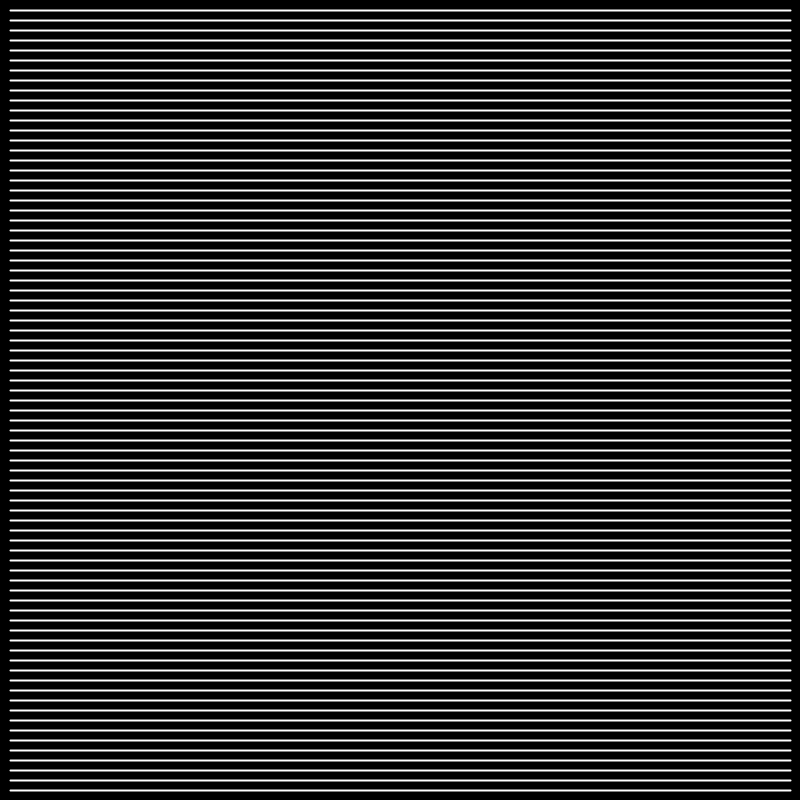
Frame 1 (no input)
Frame 2 (the mouse pressed at the canvas centre, redrawn once): identical to frame 1, image omitted

The Processing sketch that drew this single still picture (run headless with seeded random() and noise(); the mouse was pressed at the canvas centre and the sketch redrawn once):

// Processing sketch: week10_alptugan_Joy_Division_Cover_09
// ── week10_alptugan_Joy_Division_Cover_09.pde
// https://blogs.scientificamerican.com/sa-visual/pop-culture-pulsar-origin-story-of-joy-division-s-unknown-pleasures-album-cover-video/

int step;
int lSize;
float [] xArr; // Array of x points
float [] yArr; // Array of y points

void setup() {
  surface.setLocation(0, 0);
  size(800, 800);
  background(0);

  smooth(); 

  strokeWeight(2);
  step = 10;
  lSize = width;

  // init arrays to hold coordinates to create lines
  xArr = new float[lSize];
  yArr = new float[lSize];

  noLoop();
}


void draw() {
  background(0); 
  noFill();
  stroke(255);
  
  // Assign values to arrays
  for (int i = step; i <= height - step; i += step) {
    //var line = [];
    beginShape();
    for (int j = step; j <= lSize - step; j+= step) {
      //var point = {x: j, y: i};
      //line.push(point);
      float x = j;
      float y = i;
      vertex(x,y);
    } 
    endShape();
    //lines.push(line);
  }
}

void mousePressed() {
  noiseSeed(int(random(99999)));
  randomSeed(int(random(999999)));
  loop();
}

void mouseReleased() {
  noLoop();
}
